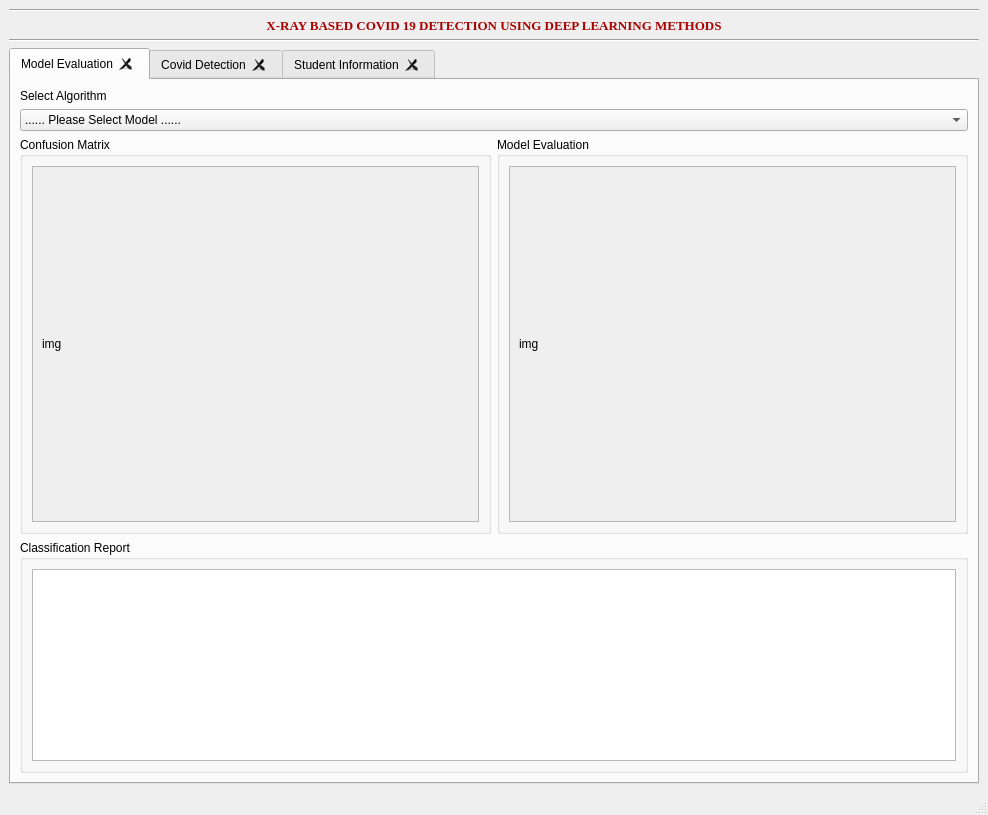
<?xml version="1.0" encoding="UTF-8"?>
<ui version="4.0">
 <class>MainWindow</class>
 <widget class="QMainWindow" name="MainWindow">
  <property name="geometry">
   <rect>
    <x>0</x>
    <y>0</y>
    <width>988</width>
    <height>815</height>
   </rect>
  </property>
  <property name="windowTitle">
   <string>X-RAY BASED COVID 19 DETECTION USING DEEP LEARNING METHODS</string>
  </property>
  <widget class="QWidget" name="centralwidget">
   <layout class="QGridLayout" name="gridLayout_10">
    <item row="1" column="0">
     <widget class="QLabel" name="label_2">
      <property name="font">
       <font>
        <family>Times New Roman</family>
        <pointsize>10</pointsize>
        <weight>75</weight>
        <bold>true</bold>
       </font>
      </property>
      <property name="styleSheet">
       <string notr="true">color:rgb(170, 0, 0)</string>
      </property>
      <property name="text">
       <string>X-RAY BASED COVID 19 DETECTION USING DEEP LEARNING METHODS</string>
      </property>
      <property name="alignment">
       <set>Qt::AlignCenter</set>
      </property>
     </widget>
    </item>
    <item row="3" column="0">
     <widget class="QTabWidget" name="tabWidget">
      <property name="currentIndex">
       <number>0</number>
      </property>
      <property name="tabsClosable">
       <bool>true</bool>
      </property>
      <property name="movable">
       <bool>true</bool>
      </property>
      <widget class="QWidget" name="train_tab">
       <attribute name="title">
        <string>Model Evaluation</string>
       </attribute>
       <layout class="QVBoxLayout" name="verticalLayout_3">
        <item>
         <layout class="QVBoxLayout" name="verticalLayout_2">
          <item>
           <widget class="QLabel" name="label">
            <property name="text">
             <string>Select Algorithm</string>
            </property>
           </widget>
          </item>
          <item>
           <widget class="QComboBox" name="train_algo_comboBox">
            <item>
             <property name="text">
              <string>...... Please Select Model ......</string>
             </property>
            </item>
            <item>
             <property name="text">
              <string>DenseNet</string>
             </property>
            </item>
            <item>
             <property name="text">
              <string>ResNet</string>
             </property>
            </item>
            <item>
             <property name="text">
              <string>VGG</string>
             </property>
            </item>
           </widget>
          </item>
         </layout>
        </item>
        <item>
         <layout class="QHBoxLayout" name="horizontalLayout">
          <item>
           <widget class="QGroupBox" name="groupBox_2">
            <property name="title">
             <string>Confusion Matrix</string>
            </property>
            <layout class="QGridLayout" name="gridLayout_2">
             <item row="0" column="0">
              <widget class="QScrollArea" name="scrollArea_2">
               <property name="widgetResizable">
                <bool>true</bool>
               </property>
               <widget class="QWidget" name="scrollAreaWidgetContents_2">
                <property name="geometry">
                 <rect>
                  <x>0</x>
                  <y>0</y>
                  <width>447</width>
                  <height>330</height>
                 </rect>
                </property>
                <layout class="QGridLayout" name="gridLayout_11">
                 <item row="0" column="0">
                  <widget class="QLabel" name="confusion_matrix_imglabel">
                   <property name="sizePolicy">
                    <sizepolicy hsizetype="Expanding" vsizetype="Expanding">
                     <horstretch>0</horstretch>
                     <verstretch>0</verstretch>
                    </sizepolicy>
                   </property>
                   <property name="text">
                    <string>img</string>
                   </property>
                  </widget>
                 </item>
                </layout>
               </widget>
              </widget>
             </item>
            </layout>
           </widget>
          </item>
          <item>
           <widget class="QGroupBox" name="groupBox">
            <property name="title">
             <string>Model Evaluation</string>
            </property>
            <layout class="QGridLayout" name="gridLayout">
             <item row="0" column="0">
              <widget class="QScrollArea" name="scrollArea">
               <property name="widgetResizable">
                <bool>true</bool>
               </property>
               <widget class="QWidget" name="scrollAreaWidgetContents">
                <property name="geometry">
                 <rect>
                  <x>0</x>
                  <y>0</y>
                  <width>447</width>
                  <height>330</height>
                 </rect>
                </property>
                <layout class="QGridLayout" name="gridLayout_7">
                 <item row="0" column="0">
                  <widget class="QLabel" name="model_eval_imglabel">
                   <property name="sizePolicy">
                    <sizepolicy hsizetype="Expanding" vsizetype="Expanding">
                     <horstretch>0</horstretch>
                     <verstretch>0</verstretch>
                    </sizepolicy>
                   </property>
                   <property name="text">
                    <string>img</string>
                   </property>
                  </widget>
                 </item>
                </layout>
               </widget>
              </widget>
             </item>
            </layout>
           </widget>
          </item>
         </layout>
        </item>
        <item>
         <widget class="QGroupBox" name="groupBox_4">
          <property name="sizePolicy">
           <sizepolicy hsizetype="Preferred" vsizetype="Minimum">
            <horstretch>0</horstretch>
            <verstretch>0</verstretch>
           </sizepolicy>
          </property>
          <property name="title">
           <string>Classification Report</string>
          </property>
          <layout class="QGridLayout" name="gridLayout_4">
           <item row="0" column="0">
            <widget class="QPlainTextEdit" name="plainTextEdit">
             <property name="sizePolicy">
              <sizepolicy hsizetype="Expanding" vsizetype="Fixed">
               <horstretch>0</horstretch>
               <verstretch>0</verstretch>
              </sizepolicy>
             </property>
            </widget>
           </item>
          </layout>
         </widget>
        </item>
       </layout>
      </widget>
      <widget class="QWidget" name="prediction_tab">
       <attribute name="title">
        <string>Covid Detection</string>
       </attribute>
       <layout class="QVBoxLayout" name="verticalLayout_4">
        <item>
         <layout class="QHBoxLayout" name="horizontalLayout_2">
          <item>
           <widget class="QGroupBox" name="groupBox_5">
            <property name="title">
             <string>Select Image</string>
            </property>
            <layout class="QVBoxLayout" name="verticalLayout">
             <item>
              <widget class="QComboBox" name="prediction_algo_comboBox">
               <item>
                <property name="text">
                 <string>Select Algorithm</string>
                </property>
               </item>
               <item>
                <property name="text">
                 <string>DenseNet</string>
                </property>
               </item>
               <item>
                <property name="text">
                 <string>ResNet</string>
                </property>
               </item>
               <item>
                <property name="text">
                 <string>VGG</string>
                </property>
               </item>
              </widget>
             </item>
             <item>
              <widget class="QPushButton" name="browse_pushButton">
               <property name="text">
                <string>Open</string>
               </property>
              </widget>
             </item>
             <item>
              <spacer name="verticalSpacer">
               <property name="orientation">
                <enum>Qt::Vertical</enum>
               </property>
               <property name="sizeHint" stdset="0">
                <size>
                 <width>20</width>
                 <height>40</height>
                </size>
               </property>
              </spacer>
             </item>
             <item>
              <widget class="QPushButton" name="Prediction_pushButton">
               <property name="sizePolicy">
                <sizepolicy hsizetype="Minimum" vsizetype="Preferred">
                 <horstretch>0</horstretch>
                 <verstretch>0</verstretch>
                </sizepolicy>
               </property>
               <property name="minimumSize">
                <size>
                 <width>0</width>
                 <height>80</height>
                </size>
               </property>
               <property name="text">
                <string>Covid Detection</string>
               </property>
              </widget>
             </item>
             <item>
              <spacer name="verticalSpacer_2">
               <property name="orientation">
                <enum>Qt::Vertical</enum>
               </property>
               <property name="sizeHint" stdset="0">
                <size>
                 <width>20</width>
                 <height>40</height>
                </size>
               </property>
              </spacer>
             </item>
            </layout>
           </widget>
          </item>
          <item>
           <widget class="QGroupBox" name="groupBox_7">
            <property name="title">
             <string>Input Test Image</string>
            </property>
            <layout class="QGridLayout" name="gridLayout_6">
             <item row="0" column="0">
              <widget class="QScrollArea" name="scrollArea_4">
               <property name="widgetResizable">
                <bool>true</bool>
               </property>
               <widget class="QWidget" name="scrollAreaWidgetContents_4">
                <property name="geometry">
                 <rect>
                  <x>0</x>
                  <y>0</y>
                  <width>772</width>
                  <height>552</height>
                 </rect>
                </property>
                <layout class="QGridLayout" name="gridLayout_13">
                 <item row="0" column="0">
                  <widget class="QLabel" name="query_imglabel">
                   <property name="sizePolicy">
                    <sizepolicy hsizetype="Expanding" vsizetype="Expanding">
                     <horstretch>0</horstretch>
                     <verstretch>0</verstretch>
                    </sizepolicy>
                   </property>
                   <property name="text">
                    <string/>
                   </property>
                  </widget>
                 </item>
                </layout>
               </widget>
              </widget>
             </item>
            </layout>
           </widget>
          </item>
         </layout>
        </item>
        <item>
         <widget class="QGroupBox" name="groupBox_6">
          <property name="title">
           <string>Results</string>
          </property>
          <layout class="QGridLayout" name="gridLayout_8">
           <item row="0" column="1">
            <widget class="QLabel" name="prediction_result_label">
             <property name="font">
              <font>
               <family>Rockwell</family>
               <pointsize>12</pointsize>
               <weight>50</weight>
               <italic>false</italic>
               <bold>false</bold>
               <underline>false</underline>
               <kerning>true</kerning>
              </font>
             </property>
             <property name="styleSheet">
              <string notr="true">color:rgb(85, 85, 255)</string>
             </property>
             <property name="text">
              <string>Results</string>
             </property>
             <property name="alignment">
              <set>Qt::AlignCenter</set>
             </property>
            </widget>
           </item>
          </layout>
         </widget>
        </item>
       </layout>
      </widget>
      <widget class="QWidget" name="tab">
       <attribute name="title">
        <string>Student Information</string>
       </attribute>
       <layout class="QHBoxLayout" name="horizontalLayout_3">
        <item>
         <layout class="QVBoxLayout" name="verticalLayout_5">
          <item>
           <widget class="QLabel" name="label_3">
            <property name="text">
             <string>photo</string>
            </property>
           </widget>
          </item>
          <item>
           <widget class="QLabel" name="label_4">
            <property name="text">
             <string>&lt;html&gt;&lt;head/&gt;&lt;body&gt;&lt;p&gt;&lt;span style=&quot; font-weight:600;&quot;&gt;name&lt;/span&gt;&lt;/p&gt;&lt;p&gt;&lt;span style=&quot; font-weight:600;&quot;&gt;Roll No:&lt;/span&gt;&lt;/p&gt;&lt;/body&gt;&lt;/html&gt;</string>
            </property>
           </widget>
          </item>
         </layout>
        </item>
        <item>
         <layout class="QVBoxLayout" name="verticalLayout_6">
          <item>
           <widget class="QLabel" name="label_5">
            <property name="text">
             <string>photo</string>
            </property>
           </widget>
          </item>
          <item>
           <widget class="QLabel" name="label_6">
            <property name="text">
             <string>name</string>
            </property>
           </widget>
          </item>
         </layout>
        </item>
       </layout>
      </widget>
     </widget>
    </item>
    <item row="2" column="0">
     <widget class="Line" name="line_2">
      <property name="orientation">
       <enum>Qt::Horizontal</enum>
      </property>
     </widget>
    </item>
    <item row="0" column="0">
     <widget class="Line" name="line_3">
      <property name="orientation">
       <enum>Qt::Horizontal</enum>
      </property>
     </widget>
    </item>
   </layout>
  </widget>
  <widget class="QMenuBar" name="menubar">
   <property name="geometry">
    <rect>
     <x>0</x>
     <y>0</y>
     <width>988</width>
     <height>26</height>
    </rect>
   </property>
  </widget>
  <widget class="QStatusBar" name="statusbar"/>
 </widget>
 <resources/>
 <connections/>
</ui>
